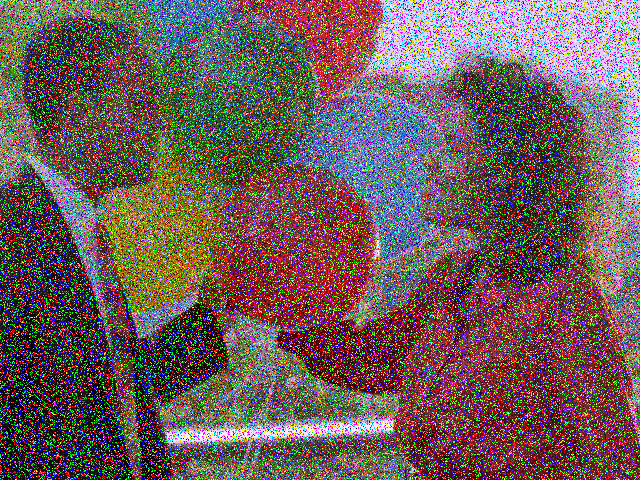
#> input picture noiseImage.png, 640 x 480 px
$ jupyter execute DomainSpasial_PCD.ipynb   (older library calls are emulated)
#> lines starting #> are read from the running program, lines starting #| are printed output that depends on the picture
<a href="https://colab.research.google.com/github/mgading13/PCD_DomainSpasial/blob/main/DomainSpasial_PCD.ipynb" target="_parent"></a>

[cell 1]
import cv2
import numpy as np
import matplotlib.pyplot as plt

[cell 2]
image = cv2.imread('noiseImage.png')
#> image is the input picture: shape (480, 640, 3); mean B, G, R 89.9, 92, 109.1
gray_image = cv2.cvtColor(image, cv2.COLOR_BGR2GRAY)
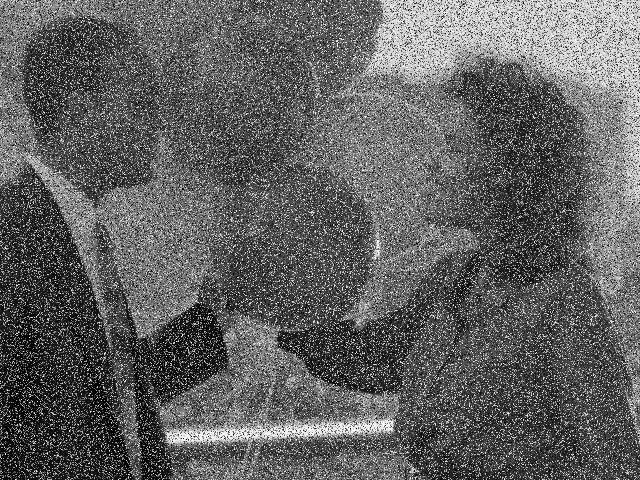
#> gray_image: shape (480, 640); min 0, max 255, mean 96.9

[cell 3]
# Difference Image
def difference_image(image1, image2):
    return cv2.absdiff(image1, image2)

[cell 4]
# Average Filter
def average_filter(image, kernel_size=(4, 3)):
#> called with kernel_size = (10, 10)
    return cv2.blur(image, kernel_size)
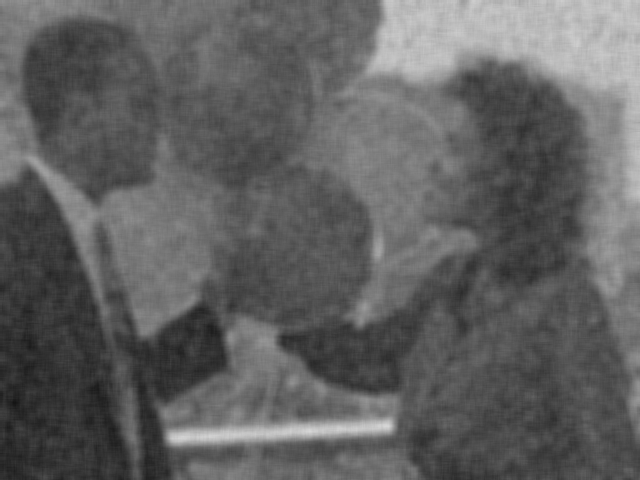
#> returned value: shape (480, 640); min 20, max 215, mean 96.9

[cell 5]
# Median Filter
def median_filter(image, kernel_size=3):
#> called with kernel_size = 11
    return cv2.medianBlur(image, kernel_size)
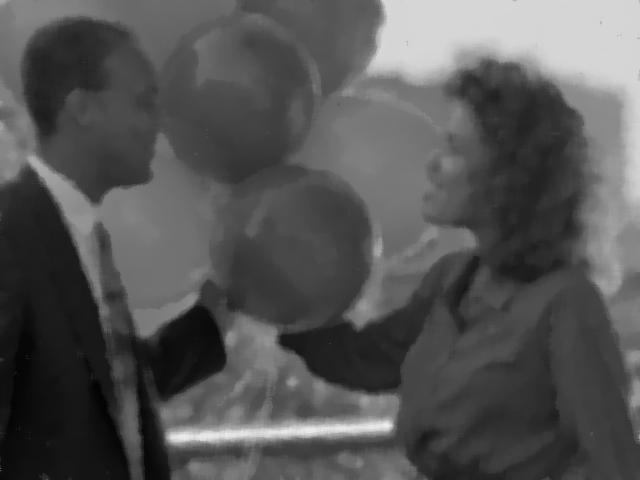
#> returned value: shape (480, 640); min 3, max 236, mean 84.7

[cell 6]
# Min Filter
def min_filter(image, kernel_size=(3, 3)):
#> called with kernel_size = (3, 3)
    return cv2.erode(image, np.ones(kernel_size))
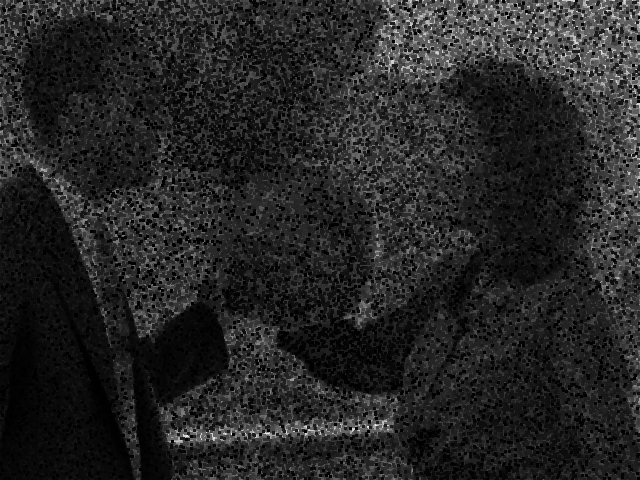
#> returned value: shape (480, 640); min 0, max 240, mean 37.7

[cell 7]
# Max Filter
def max_filter(image, kernel_size=(3, 3)):
#> called with kernel_size = (3, 3)
    return cv2.dilate(image, np.ones(kernel_size))
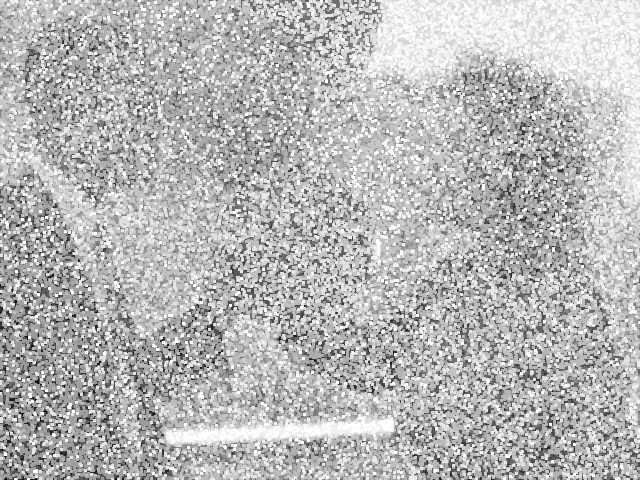
#> returned value: shape (480, 640); min 2, max 255, mean 182.7

[cell 8]
# Laplacian
def laplacian(image):
    return cv2.Laplacian(image, cv2.CV_64F)
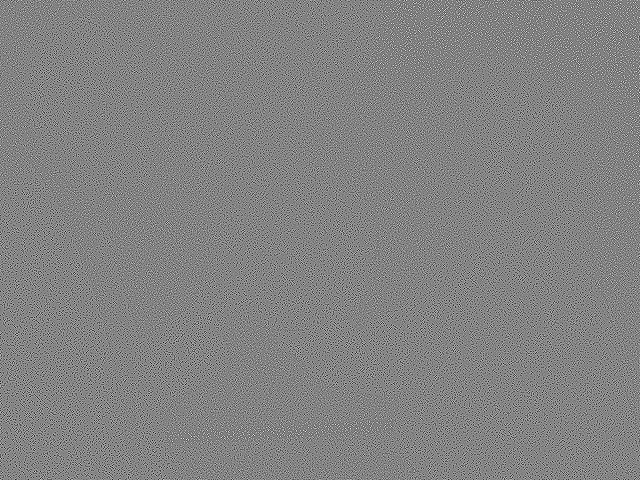
#> returned value: shape (480, 640) float64; min -989, max 937, mean 0; drawn with min black and max white

[cell 9]
# Gradient Sobel
def gradient_sobel(image):
    sobel_x = cv2.Sobel(image, cv2.CV_64F, 1, 0, ksize=3)
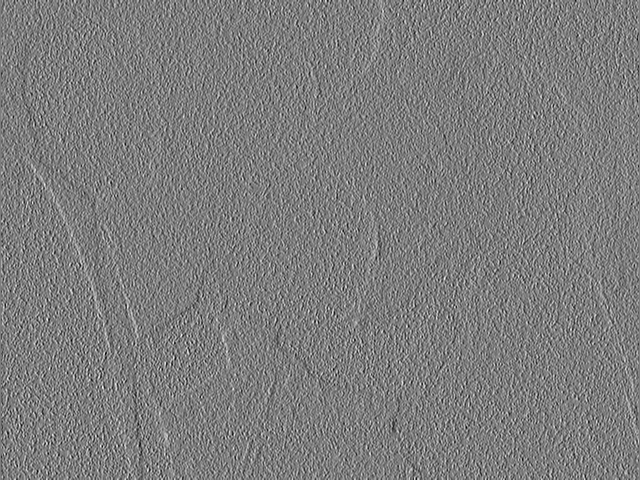
#> sobel_x: shape (480, 640) float64; min -802, max 828, mean 0.8; drawn with min black and max white
    sobel_y = cv2.Sobel(image, cv2.CV_64F, 0, 1, ksize=3)
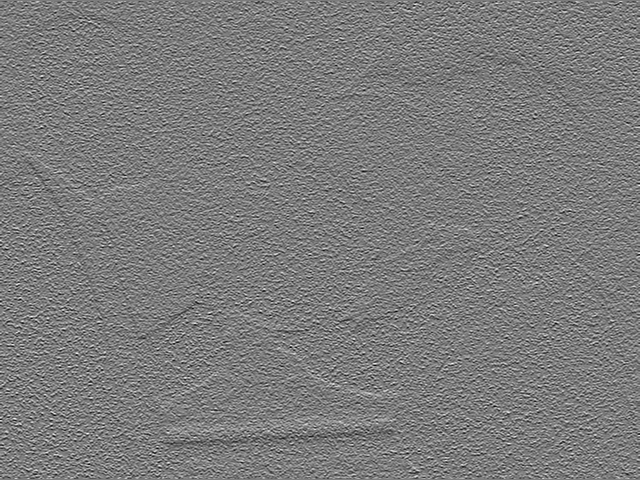
#> sobel_y: shape (480, 640) float64; min -788, max 830, mean -1.1; drawn with min black and max white
    return sobel_x, sobel_y

[cell 10]
# Apply operations
smoothed_image = average_filter(gray_image, kernel_size=(10, 10))
median_filtered = median_filter(gray_image, kernel_size=11)
min_filtered = min_filter(gray_image, kernel_size=(3, 3))
max_filtered = max_filter(gray_image, kernel_size=(3, 3))
laplacian_image = laplacian(gray_image)
sobel_x, sobel_y = gradient_sobel(gray_image)

[cell 11]
# Plot results
plt.figure(figsize=(20, 20))

[cell 12]
plt.figure(figsize=(10, 15))
plt.subplot(1, 3, 1)
plt.title("Original")
plt.imshow(gray_image, cmap='gray')

plt.subplot(1, 3, 2)
plt.title("Difference Image")
plt.imshow(difference_image(gray_image, smoothed_image), cmap='gray')
#> in difference_image, `return cv2.absdiff(image1, image2)`:
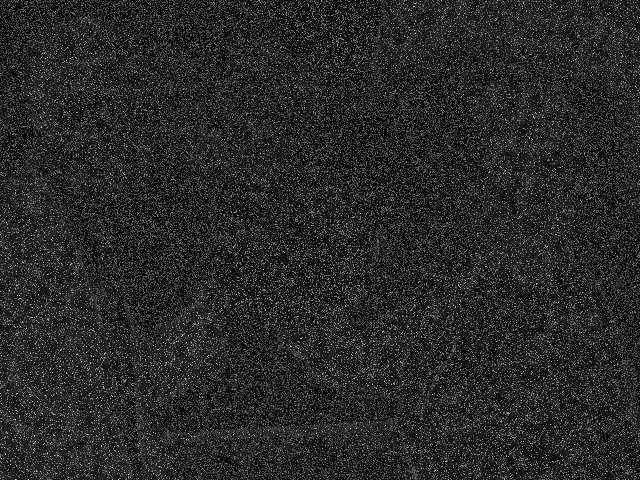
#> returned value: shape (480, 640); min 0, max 222, mean 39.4

plt.subplot(1, 3, 3)
plt.title("Neighborhood Averaging")
plt.imshow(smoothed_image, cmap='gray')
plt.show()

plt.figure(figsize=(10, 15))
plt.subplot(1, 3, 1)
plt.title("Median Filter")
plt.imshow(median_filtered, cmap='gray')

plt.subplot(1, 3, 2)
plt.title("Min Filter")
plt.imshow(min_filtered, cmap='gray')

plt.subplot(1, 3, 3)
plt.title("Max Filter")
plt.imshow(max_filtered, cmap='gray')
plt.show()

plt.figure(figsize=(10, 15))
plt.subplot(1, 3, 1)
plt.title("Laplacian")
plt.imshow(laplacian_image, cmap='gray')

plt.subplot(1, 3, 2)
plt.title("Gradient Sobel X")
plt.imshow(sobel_x, cmap='gray')

plt.subplot(1, 3, 3)
plt.title("Gradient Sobel Y")
plt.imshow(sobel_y, cmap='gray')
plt.show()
